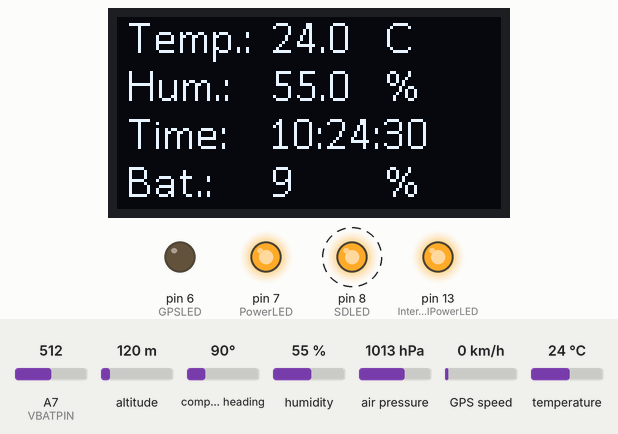
Simulated run of this sketch. Board: Arduino Mega 2560, built with avr-gcc and run on an emulated ATmega2560. Parts: 128×64 one-colour display, output pins drawn as LEDs (lit = HIGH). Dashed ring = blinking. The inputs (shaded band) are chosen by the test bench; at power-on: A7 (VBATPIN) = 512, humidity 55 %, temperature 24 °C, altitude 120 m, compass heading 90°, air pressure 1013 hPa, GPS speed 0 km/h. Storage starts empty; the GPS gets a fix after 3 s at 37.7749, -122.4194 with 8 satellites.

Above: at 1.2 s.
1.3 s: A7 (VBATPIN) set to 481
At 3.4 s:
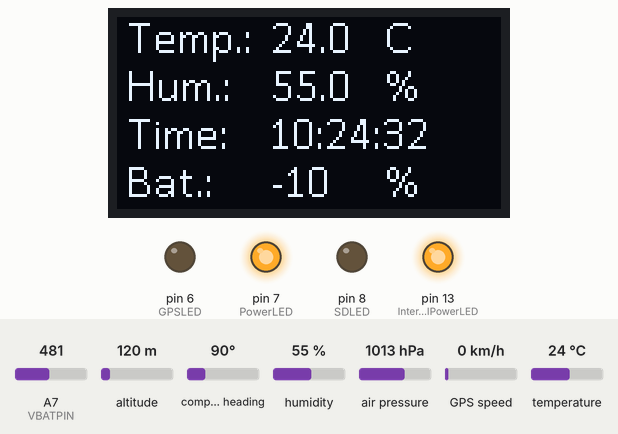
5.5 s: humidity set to 22 %
At 6.2 s:
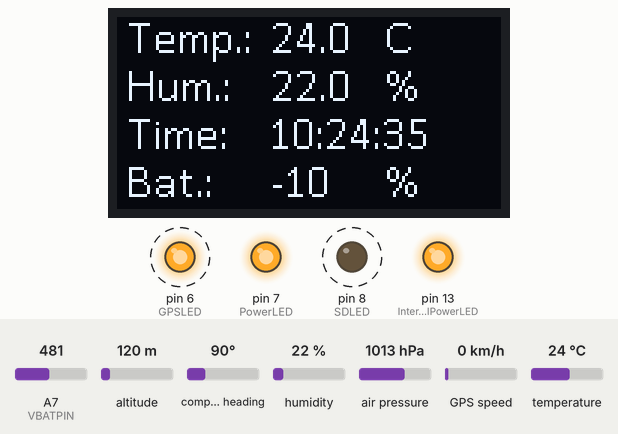
7.8 s: temperature set to 12 °C
At 8.6 s:
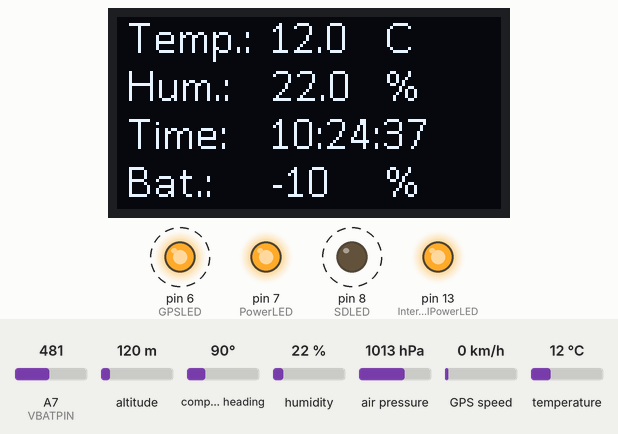
10.2 s: A7 (VBATPIN) set to 306
At 11.0 s:
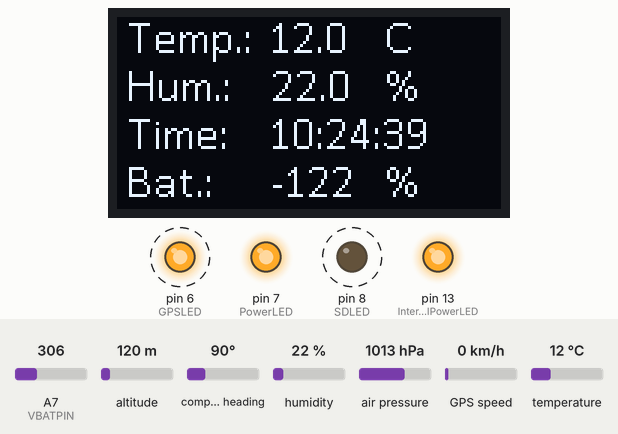
12.6 s: humidity set to 40 %
At 13.2 s:
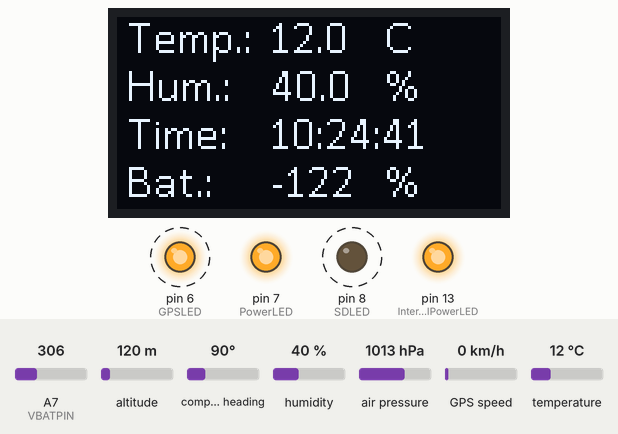
14.9 s: A7 (VBATPIN) set to 90
At 15.7 s:
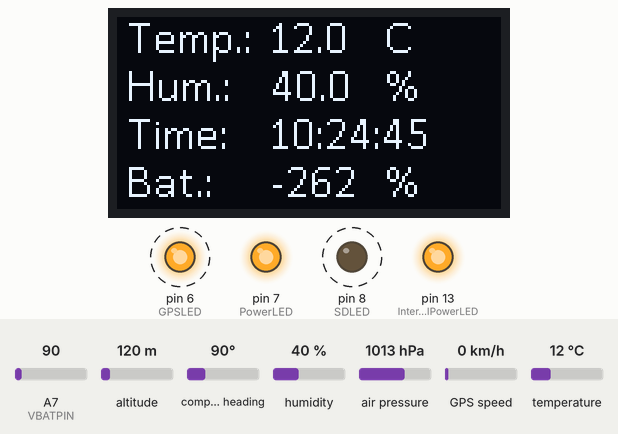
Timing chart, 0 to 18.3 s (numbered marks = the images above; inputs shaded):
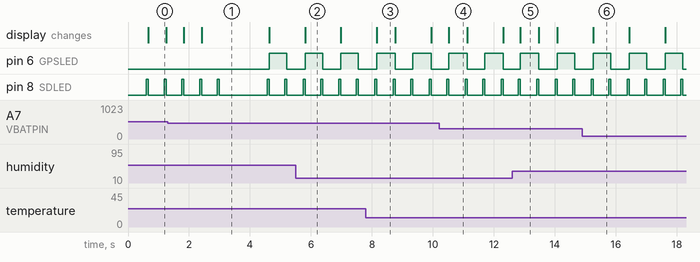

The sketch:

adaloggerV1.ino
```cpp
// (licence header left out)
#include <SPI.h>
#include <SD.h>
#include <TinyGPS++.h>
#include <Wire.h>
#include <Adafruit_Sensor.h>
#include <Adafruit_BME280.h>
#include <SSD1306AsciiWire.h>

//#define ENLOG

int definedDelay = 4;          //set Delay between measurements
byte sdWriteDelayCounter = 0;  //delay counter

// Set the pins used
#define cardSelect 4
#define PowerLED 7
#define InternalPowerLED 13
#define SDLED 8
#define GPSLED 6
#define VBATPIN A7

File logfile;

bool blinkState = false;
byte failflag = 0;

static const uint32_t GPSBaud = 9600;
int firstlock = 0;
double START_LAT = 0;
double START_LON = 0;
double distanceToStart = 0;
char filename[15];
float measuredvbat;

// Create a TinyGPS++ object
TinyGPSPlus gps;

// Create a BME280 object
Adafruit_BME280 bme;

// Create a OLED object
SSD1306AsciiWire oled;

uint8_t col0 = 0;  // First value column
uint8_t col1 = 0;  // Last value column.
uint8_t rows;      // Rows per line.

const char* label[] = { " Temp.:", " Hum.:", " Time:", " Bat.:" };
const char* units[] = { "C", "%", " ", "%" };

void setup() {
  Wire.begin();
#ifdef ENLOG
  // connect at 115200 so we can read the GPS fast enough and echo without dropping chars
  // also spit it out
  Serial.begin(115200);

  Serial.println("\r\nAdalog logger test");
  Serial.println("BME280 Adalogger By Tim Schumann");
  Serial.println();
#endif
  pinMode(InternalPowerLED, OUTPUT);
  pinMode(SDLED, OUTPUT);
  pinMode(GPSLED, OUTPUT);
  pinMode(PowerLED, OUTPUT);
  digitalWrite(InternalPowerLED, HIGH);
  digitalWrite(PowerLED, HIGH);

  //start GPS
  Serial1.begin(GPSBaud);


  //start OLED
  oled.begin(&Adafruit128x64, 0x3C);
  oled.setFont(Callibri15);
  oled.setLetterSpacing(2);
  oled.clear();

  // Setup form and find longest label.
  for (uint8_t i = 0; i < 4; i++) {
    oled.println(label[i]);
    uint8_t w = oled.strWidth(label[i]);
    col0 = col0 < w ? w : col0;
  }
  // Six pixels after label.
  col0 += 6;
  // Allow two or more pixels after value.
  col1 = col0 + oled.strWidth("99.99") + 2;
  // Line height in rows.
  rows = oled.fontRows();
  // Print units.
  for (uint8_t i = 0; i < 4; i++) {
    oled.setCursor(col1 + 1, i * rows);
    oled.print(units[i]);
  }

  // see if the card is present and can be initialized:
  if (!SD.begin(cardSelect)) {
#ifdef ENLOG
    Serial.println("Card init. failed!");
#endif
    error(2);
  }
  strcpy(filename, "/ADALOG00.CSV");
  for (uint8_t i = 0; i < 100; i++) {
    filename[7] = '0' + i / 10;
    filename[8] = '0' + i % 10;
    // create if does not exist, do not open existing, write, sync after write
    if (!SD.exists(filename)) {
      break;
    }
  }

  logfile = SD.open(filename, FILE_WRITE);
  logfile.println("Name: AdaloggerV1, HW Version: 1.0, SW Version: 1.4, reduced Resolution");
  logfile.println("CPU time in ms, date, hh:mm:ss(UTC), temp, press, hum, lat, lng, alt, speed, course, distanceToStart, satellites");
  if (!logfile) {
#ifdef ENLOG
    Serial.print("Couldnt create ");
    Serial.println(filename);
#endif
    error(3);
  }
#ifdef ENLOG
  Serial.print("Writing to: ");
  Serial.println(filename);
  Serial.println("CPU time in ms, date, hh:mm:ss(UTC), temp, press, hum, lat, lng, alt, speed, course, distanceToStart, satellites");
#endif
  logfile.close();

  unsigned status;
  status = bme.begin(0x76, &Wire);
  if (!status) {
    error(5);
  }
}

void loop() {
  // Dispatch incoming characters
  while (Serial1.available() > 0)
    gps.encode(Serial1.read());

  if (sdWriteDelayCounter > definedDelay) {
    sdwrite();
    sdWriteDelayCounter = 0;
  }


  if (firstlock == 0 && gps.satellites.value() > 4) {
    setupGPSpower();
    firstlock = 1;
#ifdef ENLOG
    Serial.println("PowerMode Changed");
#endif
    delay(1000);
    START_LAT = gps.location.lat();
    START_LON = gps.location.lng();
  }
  sdWriteDelayCounter++;
  delay(100);
}

//---------write data to sd-----------
void sdwrite() {
  logfile = SD.open(filename, FILE_WRITE);
  if (logfile) {
    digitalWrite(8, HIGH);
    logfile.print(millis());
    logfile.print(", ");
    logfile.print(gps.date.day());
    logfile.print("/");
    logfile.print(gps.date.month());
    logfile.print("/");
    logfile.print(gps.date.year());
    logfile.print(", ");
    logfile.print(gps.time.hour());
    logfile.print(":");
    logfile.print(gps.time.minute());
    logfile.print(":");
    logfile.print(gps.time.second());
    logfile.print(", ");
    logfile.print(bme.readTemperature());
    logfile.print(", ");
    logfile.print(bme.readPressure() / 100.0F);
    logfile.print(", ");
    logfile.print(bme.readHumidity());
    logfile.print(", ");
    logfile.print(String(gps.location.lat(), 6));
    logfile.print(", ");
    logfile.print(String(gps.location.lng(), 6));
    logfile.print(", ");
    logfile.print(gps.altitude.meters());
    logfile.print(", ");
    logfile.print(gps.speed.kmph());
    logfile.print(", ");
    logfile.print(gps.course.deg());
    logfile.print(", ");
    if (gps.location.isValid() && START_LAT != 0) {
      distanceToStart =
        TinyGPSPlus::distanceBetween(
          gps.location.lat(),
          gps.location.lng(),
          START_LAT,
          START_LON);
      logfile.print(distanceToStart, 6);
      logfile.print(", ");
    } else {
      logfile.print("0");
      logfile.print(", ");
    }
    logfile.println(gps.satellites.value());
    logfile.close();
  }

  measuredvbat = analogRead(VBATPIN);
  measuredvbat *= 2;    // we divided by 2, so multiply back
  measuredvbat *= 3.3;  // Multiply by 3.3V, our reference voltage
  //measuredvbat /= 1024;  // convert to voltage
  int voltageMapped = map(measuredvbat, 3277, 4301, 0, 100);

  clearValue(0);
  oled.print(bme.readTemperature(), 1);
  clearValue(rows);
  oled.print(bme.readHumidity(), 1);
  clearValue(2 * rows);
  oled.print(gps.time.hour());
  oled.print(":");
  oled.print(gps.time.minute());
  oled.print(":");
  oled.print(gps.time.second());
  clearValue(3 * rows);
  oled.print(voltageMapped);
  //oled.print(gps.satellites.value());

#ifdef ENLOG
  Serial.print(millis());
  Serial.print(", ");
  Serial.print(gps.date.day());
  Serial.print("/");
  Serial.print(gps.date.month());
  Serial.print("/");
  Serial.print(gps.date.year());
  Serial.print(", ");
  Serial.print(gps.time.hour());
  Serial.print(":");
  Serial.print(gps.time.minute());
  Serial.print(":");
  Serial.print(gps.time.second());
  Serial.print(", ");
  Serial.print(bme.readTemperature());
  Serial.print(", ");
  Serial.print(bme.readPressure() / 100.0F);
  Serial.print(", ");
  Serial.print(bme.readHumidity());
  Serial.print(", ");
  Serial.print(String(gps.location.lat(), 6));
  Serial.print(", ");
  Serial.print(String(gps.location.lng(), 6));
  Serial.print(", ");
  Serial.print(gps.altitude.meters());
  Serial.print(", ");
  Serial.print(gps.speed.kmph());
  Serial.print(", ");
  Serial.print(gps.course.deg());
  Serial.print(", ");
  Serial.print(distanceToStart, 6);
  Serial.print(", ");
  Serial.print(gps.satellites.value());
  Serial.print(", ");
  Serial.print(measuredvbat);
  Serial.print(", ");
  Serial.println(voltageMapped);
#endif

  digitalWrite(8, LOW);

  if (gps.altitude.meters()) {  // && bme.readTemperature() != 0) {
    blinkState = !blinkState;
    digitalWrite(GPSLED, blinkState);
  } else {
    digitalWrite(GPSLED, LOW);
  }
}

// Send a byte array of UBX protocol to the GPS
void sendUBX(uint8_t* MSG, uint8_t len) {
  for (int i = 0; i < len; i++) {
    Serial1.write(MSG[i]);
  }
  //Serial.println();
}

void setupGPSpower() {
  //Set GPS ot Power Save Mode
  uint8_t setPSM[] = { 0xB5, 0x62, 0x06, 0x11, 0x02, 0x00, 0x08, 0x01, 0x22, 0x92 };  // Setup for Power Save Mode (Default Cyclic 1s)
  //save Default mode: Max Performance Mode (default): 0xB5, 0x62, 0x06, 0x11, 0x02, 0x00, 0x08, 0x00, 0x21, 0x91

  sendUBX(setPSM, sizeof(setPSM) / sizeof(uint8_t));
}

// blink out an error code
void error(uint8_t errno) {
  while (1) {
    uint8_t i;
    for (i = 0; i < errno; i++) {
      digitalWrite(13, HIGH);
      delay(100);
      digitalWrite(13, LOW);
      delay(100);
    }
    for (i = errno; i < 10; i++) {
      delay(200);
    }
  }
}

//------------------------------------------------------------------------------
void clearValue(uint8_t row) {
  oled.clear(col0, col1, row, row + rows - 1);
}
```

Measured:
- the behaviour switches between 495 and 494 on A7 (VBATPIN) (found by bisection; images 0 and 1)
- after the input at 1.3 s, the display: first changes after 0.53 s (image 1 shows a later state)
- what the display in image 0 shows lasts 0.6 s, from 0.7 s to 1.3 s
- what the display in image 1 shows lasts 2.2 s, from 2.4 s to 4.6 s
